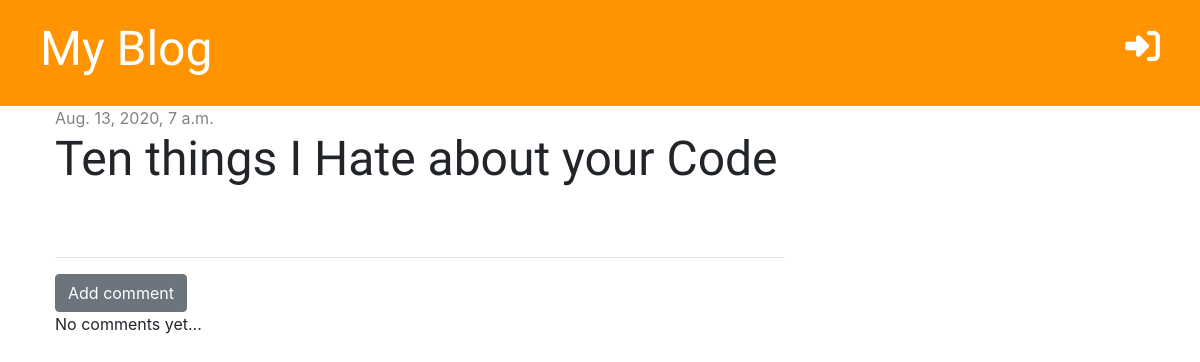
The app's page /post/1/ with its own data.
### blog/models.py (models this page shows, shortened)
class Post(models.Model):
    author = models.ForeignKey('auth.User', on_delete=models.CASCADE)
    title = models.CharField(max_length=200)
    text = models.TextField()
    created_date = models.DateTimeField(default= timezone.now)
    published_date = models.DateTimeField(blank=True, null=True)

### blog/views.py (the view)
# urls.py: path('post/<int:pk>/', views.post_detail, name='post_detail'),
def post_detail(request, pk):
    post = get_object_or_404(Post, pk=pk)
    stuff_for_frontend = {'post': post}
    return render(request, 'blog/post_detail.html', stuff_for_frontend)

### blog/templatetags/markdownify.py (called while the page is built)
@register.filter
def markdown(value):
    renderer = HighlightRenderer()
    markdown = mistune.Markdown(renderer=renderer)
    return markdown(value)

### blog/templates/blog/post_detail.html (shortened to what this page needs)
{% extends 'blog/base.html' %}
{% load markdownify %}
{% block content %}
     <div class="post">
         {% if post.published_date %}
            <div class="date">
                {{ post.published_date }}
            </div>
         {% else %}
            <a href=""></a>
         {% endif %}
        <h1>{{ post.title }}</h1>
     </div>
    <hr>
    <a href="{% url 'add_comment_to_post' pk=post.pk %}" class="btn btn-secondary">Add comment</a>
    {% for comment in post.comments.all %}
        {% if user.is_authenticated or comment.approved %}
            <div class="comment">
                <div class="date">
                    {{ comment.created_date }}
                </div>
                {% if not comment.approved and user.is_superuser %}
                    <a href="{% url 'comment_approve' pk=comment.pk %}"><i class="fas fa-check-circle"></i></i></a>
                    <a href="{% url 'comment_remove' pk=comment.pk %}"><i class="fas fa-ban"></i></a>
                {% endif %}
                <strong>{{ comment.author }}</strong>
                <p>{{ comment.text | markdown | safe | linebreaksbr }}</p>
            </div>
        {% endif %}
    {% empty %}
        <p>No comments yet...</p>
    {% endfor %}
{% endblock %}

### blog/static/css/blog.css (style rules this page uses)
.date { color: #828282; }
.post { margin-bottom: 70px; }
h1, h2, h3, h4 { font-family: 'Tangerine', 'Inconsolata', 'Droid Sans', serif; font-size: 48px; }

### records on screen
Post: published_date "Aug. 13, 2020, 7 a.m.", title "Ten things I Hate about your Code"
